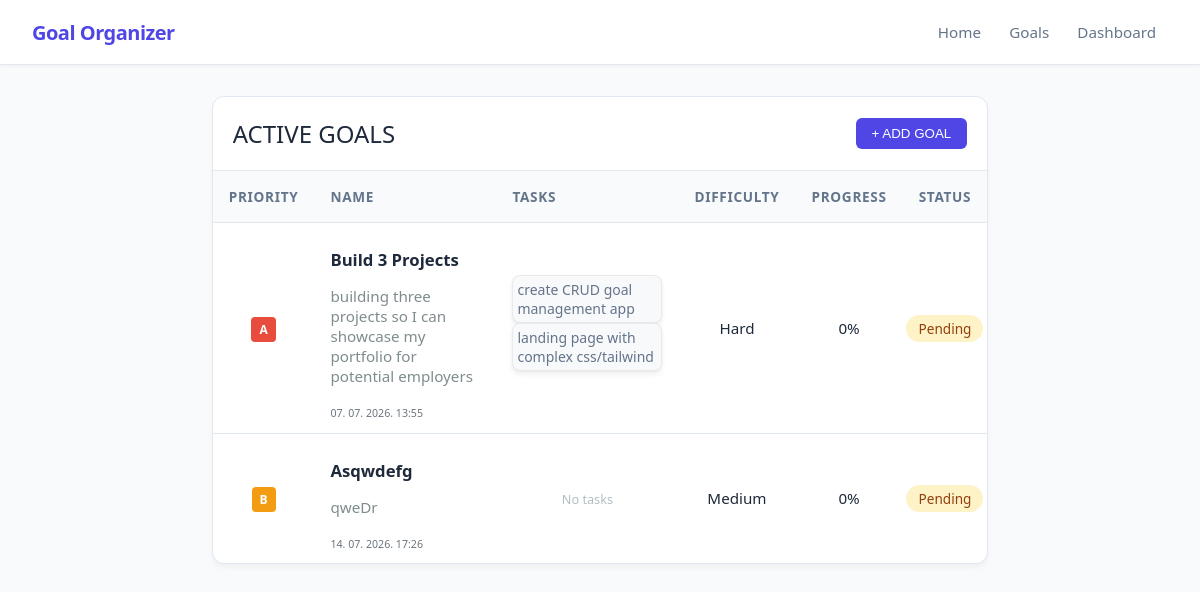
The app's page /goals, older data.
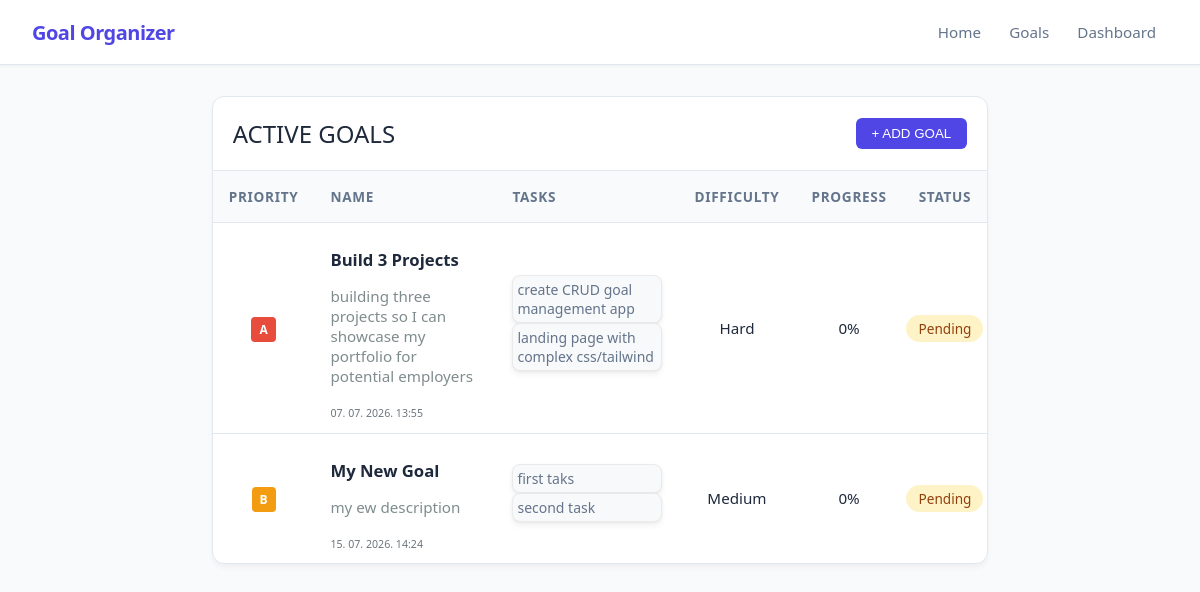
The same page, newer data.
### app/models_db.py (models this page shows, shortened)
class Goal(db.Model):
    __tablename__ = 'goals'
    id = db.Column(db.Integer, primary_key=True)
    title = db.Column(db.String(100), nullable=False)
    description = db.Column(db.Text, nullable=False)
    is_completed = db.Column(db.Boolean, default=False)
    progress_percentage = db.Column(db.Float, default=0.0)
    difficulty = db.Column(db.String(20), nullable=False, default='Medium')
    priority = db.Column(db.String(1), nullable=False, default='b')
    created_at = db.Column(db.DateTime, default=datetime.now(timezone.utc), nullable=False)
    tasks = db.relationship('Task', backref='goal', cascade="all, delete-orphan", lazy=True)

class Task(db.Model):
    __tablename__ = 'tasks'
    id = db.Column(db.Integer, primary_key=True)
    text = db.Column(db.String(255), nullable=False)
    is_completed = db.Column(db.Boolean, default=False)
    goal_id = db.Column(db.Integer, db.ForeignKey('goals.id', ondelete='CASCADE'), nullable=False)

### app/routes.py (the view)
@main.route('/goals')
def show_goals():
    goals = Goal.query.order_by(Goal.priority.asc()).all()
    return render_template('goals.html', goals=goals)

### app/templates/goals.html (shortened to what this page needs)
{% extends 'base.html' %}
{% block content %}
<div class="container">
    <div class="table-container">
        <div style=" padding: 1.25rem; border-bottom: 1px solid var(--border-color); display: flex; justify-content: space-between; align-items: center;">
            <h1>active goals</h1>
            <button id="open_form_btn" style="background-color: var(--primary); color: white; border: none; padding: 0.5rem 1rem; border-radius: 6px; cursor: pointer; font-weight: 500;">+ ADD GOAL</button>
        </div>
        <table>
            <thead>
                <tr>
                    <th>Priority</th>
                    <th>Name</th>
                    <th>Tasks</th>
                    <th>Difficulty</th>
                    <th>Progress</th>
                    <th>Status</th>
                </tr>
            </thead>
            <tbody>
                {% for goal in goals %}
                <tr class="clickable-row" data-href=" {{ url_for('main.view_goal', goal_id=goal.id) }}">
                    <td><span class="badge badge-{{ goal.priority }}">{{ goal.priority }}</span></td>
                    <td style="text-align: left; max-width: 150px;">
                        <h2 style="white-space: wrap; overflow: wrap;">{{ goal.title | truncate(30)}}</h2>
                        <p style="color: #7f8c8d; max-width: 150px;">{{ goal.description or 'Nema opisa' }}</p>
                        <small class="date">{{ goal.created_at.strftime('%d. %m. %Y. %H:%M') }}</small>
                    </td>
                    <td style="max-width: 150px;">
                        {% if goal.tasks %}
                        <ul>
                            {% for task in goal.tasks[:3] %}
                                {% if task %}
                                    <li style="display: flex; justify-content: flex-start; text-align: left;">
                                            <span class="{% if task.is_completed %}completed-task{% endif %}">
                                                {{ task.text }}
                                            </span>
                                    </li>
                                {% endif %}
                            {% endfor %}
                        </ul>
                        {% else %}
                        <small style="color: #b2bec3;">No tasks</small>
                        {% endif %}
                    </td>
                    <td>{{ goal.difficulty }}</td>
                    <td>{{ goal.progress_percentage | round | int }}%</td>
                    <td style="overflow: hidden; white-space: nowrap; padding: 3px;">
                        {% if goal.is_completed %}
                        <span class="status-done">Completed</span>
                        {% else %}
                        <span class="status-pending">Pending</span>
                        {% endif %}
                    </td>
                </tr>
                {% else %}
                <tr>
                    <td colspan="6" style="text-align: center; color: #7f8c8d;">Trenutno nema spremljenih ciljeva. Dodaj svoj prvi cilj iznad!</td>
                </tr>
                {% endfor %}
            </tbody>
        </table>
    </div>
</div>
{% endblock %}

### app/templates/base.html (shortened to what this page needs)
<!DOCTYPE html>
<html lang="en">
<head>
</head>
<body>
    <header>
        <nav class="navbar">
            <div class="navbar-container">
                <a href="/" class="navbar-brand">Goal Organizer</a>
                <ul class="navbar-links">
                    <a href="/">Home</a>
                    <a href="/goals" id="goals">Goals</a>
                    <a href="/dashboard">Dashboard</a>
                </ul>
            </div>
        </nav>
    </header>
    <main>
        {%block content %} {% endblock %}
    </main>
</body>
<link rel="stylesheet"
      href="{{ url_for('static', filename='style.css') }}">
</html>

### app/static/style.css (style rules this page uses)
:root { --bg-color: #f8fafc; --card-bg: #ffffff; --text-main: #1e293b; --text-muted: #64748b; --border-color: #e2e8f0; --primary: #4f46e5; --primary-hover: #4338ca; --success: #22c55e; --pending: #f59e0b; }
body { font-family: 'Segoe UI', Roboto, Helvetica, Arial, sans-serif; background-color: var(--bg-color); color: var(--text-main); margin: 0; padding: 2rem; display: flex; justify-content: center; padding-top: calc(64px + 2rem); }
.container { width: 100%; max-width: 1200px; display: grid; grid-template-columns: 1fr; gap: 2rem; }
h1, h2, h3, a, .goal-title { white-space: nowrap; overflow: hidden; text-overflow: ellipsis; max-width: 100%; }
h1 { text-transform: uppercase; color: var(--text-main); font-size: 1.5em; font-weight: 300; margin: 0; }
h2 { text-transform: capitalize; font-size: 1.1em; font-weight: bold; }
p { word-break: break-word; overflow-wrap: anywhere; white-space: normal; }
.badge { padding: 4px 8px; border-radius: 4px; font-size: 12px; font-weight: bold; text-transform: uppercase; }
.badge-a { background-color: #e74c3c; color: white; }
.badge-b { background-color: #f39c12; color: white; }
.status-pending { color: #95a5a6; }
.table-container { max-width: 100%; background: var(--card-bg); border-radius: 12px; box-shadow: 0 4px 6px -1px rgba(0, 0, 0, 0.05); border: 1px solid var(--border-color); overflow: hidden; }
table { width: 100%; border-collapse: collapse; text-align: left; font-size: 0.95rem; }
th { background-color: #f8fafc; color: var(--text-muted); padding: 1rem; font-weight: 600; font-size: 0.85rem; text-transform: uppercase; letter-spacing: 0.05em; border-bottom: 1px solid var(--border-color); }
td { text-align: center; max-width: 300px; padding: 0.7rem 1rem; border-bottom: 1px solid var(--border-color); white-space: normal; word-break: break-word; }
tr:last-child td { border-bottom: none; }
table ul { text-align: center; margin: 0; color: var(--text-muted); font-size: 0.875rem; }
ul { text-align: left; margin: 0; padding-bottom: 10px; display: flex; flex-direction: column; gap: 0rem; padding-left: 0px; }
.status-pending { background-color: #fef3c7; color: #92400e; padding: 0.25rem 0.75rem; border-radius: 9999px; font-size: 0.85rem; font-weight: 500; }
.badge { padding: 0.25rem 0.5rem; border-radius: 4px; font-size: 0.75rem; font-weight: 600; text-transform: uppercase; }
.navbar { position: fixed; top: 0; left: 0; right: 0; height: 64px; background-color: var(--card-bg); border-bottom: 1px solid var(--border-color); box-shadow: 0 1px 3px 0 rgba(0, 0, 0, 0.05); display: flex; justify-content: center; align-items: center; z-index: 1000; }
.navbar-container { width: 100%; max-width: 1200px; padding: 0 2rem; display: flex; justify-content: space-between; align-items: center; box-sizing: border-box; }
.navbar-brand { font-size: 1.25rem; font-weight: 700; color: var(--primary); text-decoration: none; letter-spacing: -0.025em; }
.navbar-links { display: inline-block; gap: 1.5rem; list-style: none; margin: 0; padding: 0; }
.navbar-links a { text-decoration: none; color: var(--text-muted); font-size: 0.95rem; font-weight: 500; padding: 0.5rem 0.75rem; border-radius: 6px; transition: color 0.2s, background-color 0.2s; }
.date { color: #6c757d; font-size: 0.7em; }
.clickable-row { cursor: pointer; transition: background-color 0.2s ease; }
li { padding-right: 10px; display: flex; justify-content: flex-start; text-align: left; border: #eaeaea 1px solid; background-color: #f8f9fa; border-radius: 8px; padding: 4px; box-shadow: 0 4px 6px rgba(0, 0, 0, 0.05), 0 1px 3px rgba(0, 0, 0, 0.05); }

Row changes from the older to the newer data that the page shows:
changed Goal "Medium": title "Asqwdefg" → "My New Goal"; description "qweDr" → "my ew description"; created_at "14. 07. 2026. 17:26" → "15. 07. 2026. 14:24"; no longer shows "No tasks"
added Task: text "first taks", shown under Goal "Medium"
added Task: text "second task", shown under Goal "Medium"
